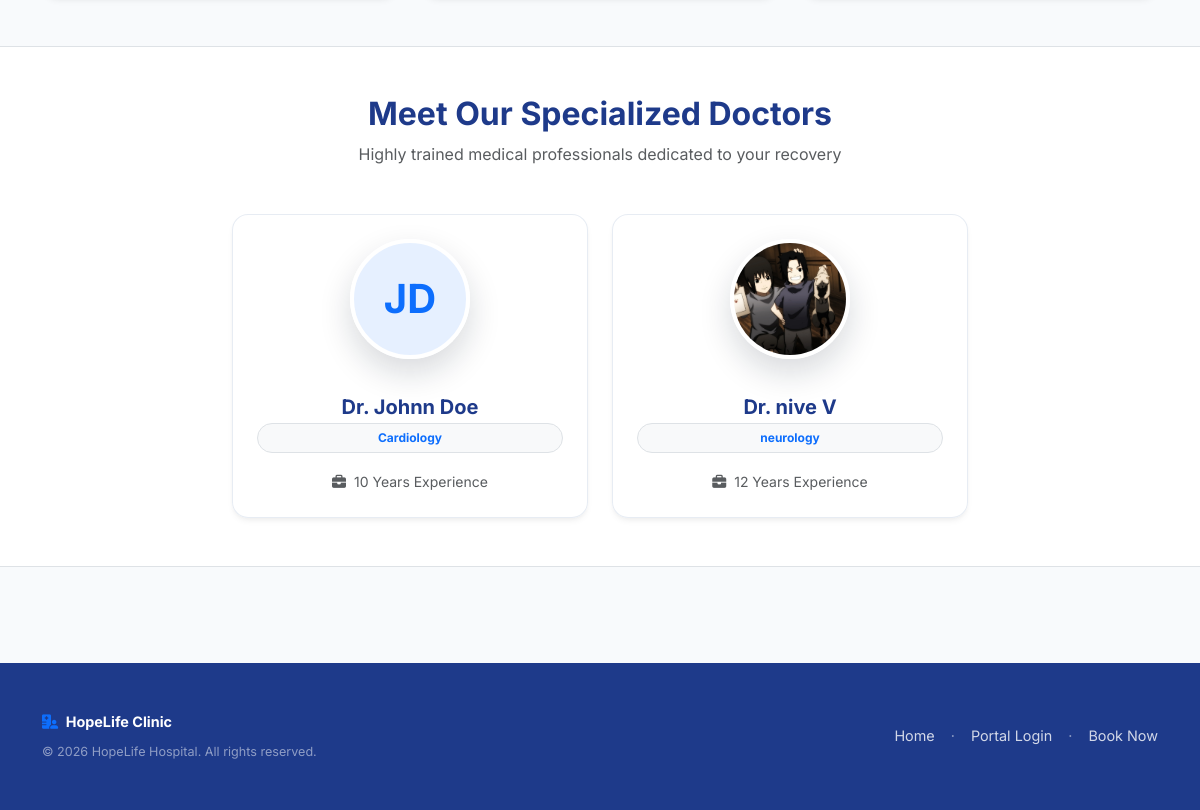
The app's page / (lower part), older data.
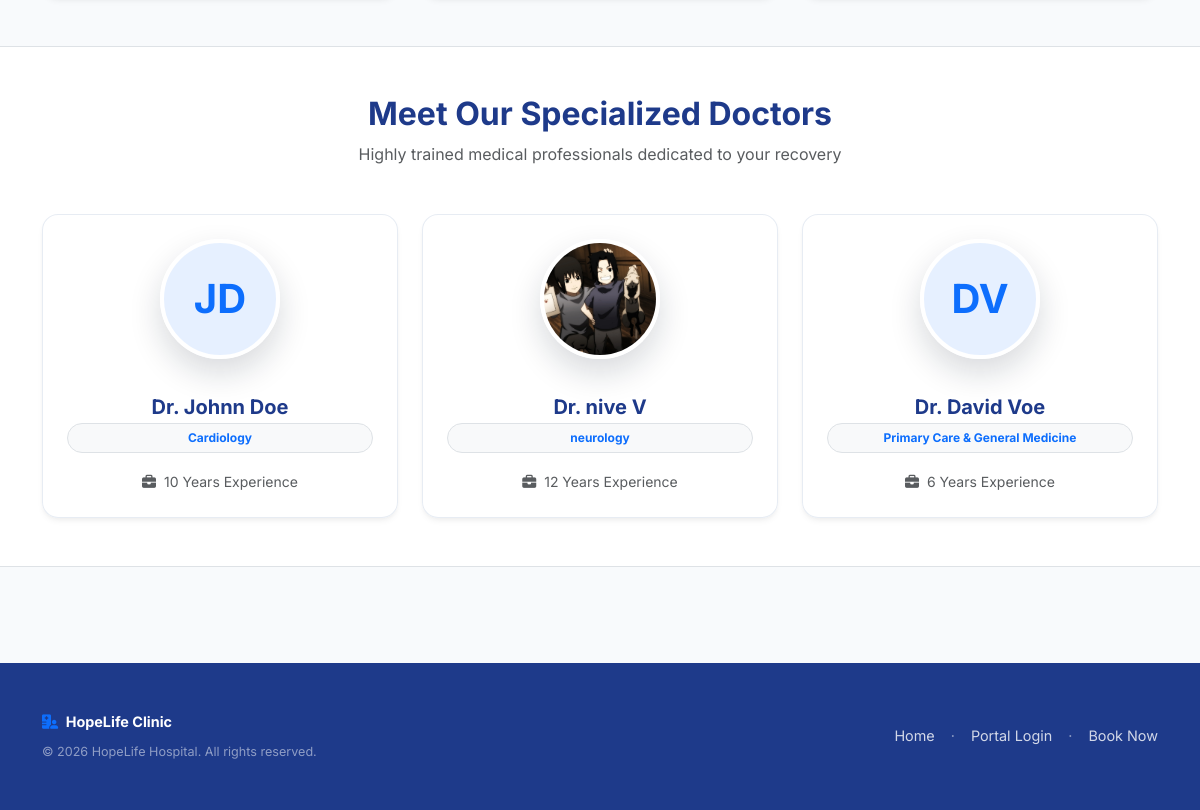
The same page, newer data.
### appointments/models.py (models this page shows, shortened)
class DoctorProfile(models.Model):
    user = models.OneToOneField(User, on_delete=models.CASCADE, limit_choices_to={'role': 'doctor'}, related_name='doctor_profile')
    hospital = models.ForeignKey(Hospital, on_delete=models.CASCADE, related_name='doctors', null=True, blank=True)
    department = models.ForeignKey(Department, on_delete=models.SET_NULL, null=True, related_name='doctors')
    specialization = models.CharField(max_length=100)
    experience = models.PositiveIntegerField(help_text="Years of experience")
    phone = models.CharField(max_length=15)
    consultation_fees = models.DecimalField(max_digits=8, decimal_places=2, default=50.00)
    profile_image = models.ImageField(upload_to='doctor_profiles/', blank=True, null=True)
    rating = models.DecimalField(max_digits=3, decimal_places=2, default=0.0)

class User(AbstractUser):
    ROLE_CHOICES = (
        ('admin', 'Admin'),
        ('doctor', 'Doctor'),
        ('patient', 'Patient'),
    )
    role = models.CharField(max_length=10, choices=ROLE_CHOICES, default='patient')

### appointments/views.py (the view)
# urls.py: path('', views.home, name='home'),
def home(request):
    doctors = DoctorProfile.objects.all().select_related('user')[:3]
    hospitals = Hospital.objects.all()[:3]
    return render(request, 'appointments/home.html', {'doctors': doctors, 'hospitals': hospitals})

### appointments/templates/appointments/home.html (shortened to what this page needs)
{% extends 'appointments/base.html' %}
{% load static %}
{% block content %}
{% if doctors %}
<div class="bg-white border-top border-bottom py-5 my-5">
    <div class="container">
        <div class="text-center mb-5">
            <h2 class="fw-bold">Meet Our Specialized Doctors</h2>
            <p class="text-muted">Highly trained medical professionals dedicated to your recovery</p>
        </div>
        <div class="row g-4 justify-content-center">
            {% for doctor in doctors %}
                <div class="col-md-4 col-sm-6">
                    <div class="card card-premium text-center p-4">
                        <div class="mb-3">
                            {% if doctor.profile_image %}
                                <img src="{{ doctor.profile_image.url }}" alt="Dr. {{ doctor.user.first_name }}" class="doctor-avatar-large">
                            {% else %}
                                <div class="doctor-avatar-large mx-auto bg-primary bg-opacity-10 text-primary d-flex align-items-center justify-content-center fs-1 fw-bold">
                                    {{ doctor.user.first_name|slice:":1" }}{{ doctor.user.last_name|slice:":1" }}
                                </div>
                            {% endif %}
                        </div>
                        <h5 class="fw-bold mb-1">Dr. {{ doctor.user.first_name }} {{ doctor.user.last_name }}</h5>
                        <p class="badge bg-light text-primary border px-3 py-2 rounded-pill fs-7 mb-3">{{ doctor.specialization }}</p>
                        <p class="text-muted mb-0"><small><i class="fa-solid fa-briefcase text-muted me-1"></i> {{ doctor.experience }} Years Experience</small></p>
                    </div>
                </div>
            {% endfor %}
        </div>
    </div>
</div>
{% endif %}
{% endblock %}

Row changes from the older to the newer data that the page shows:
added DoctorProfile: user.first_name "D", user.last_name "V", user.first_name "David", user.last_name "Voe", specialization "Primary Care & General Medicine", experience "6"
